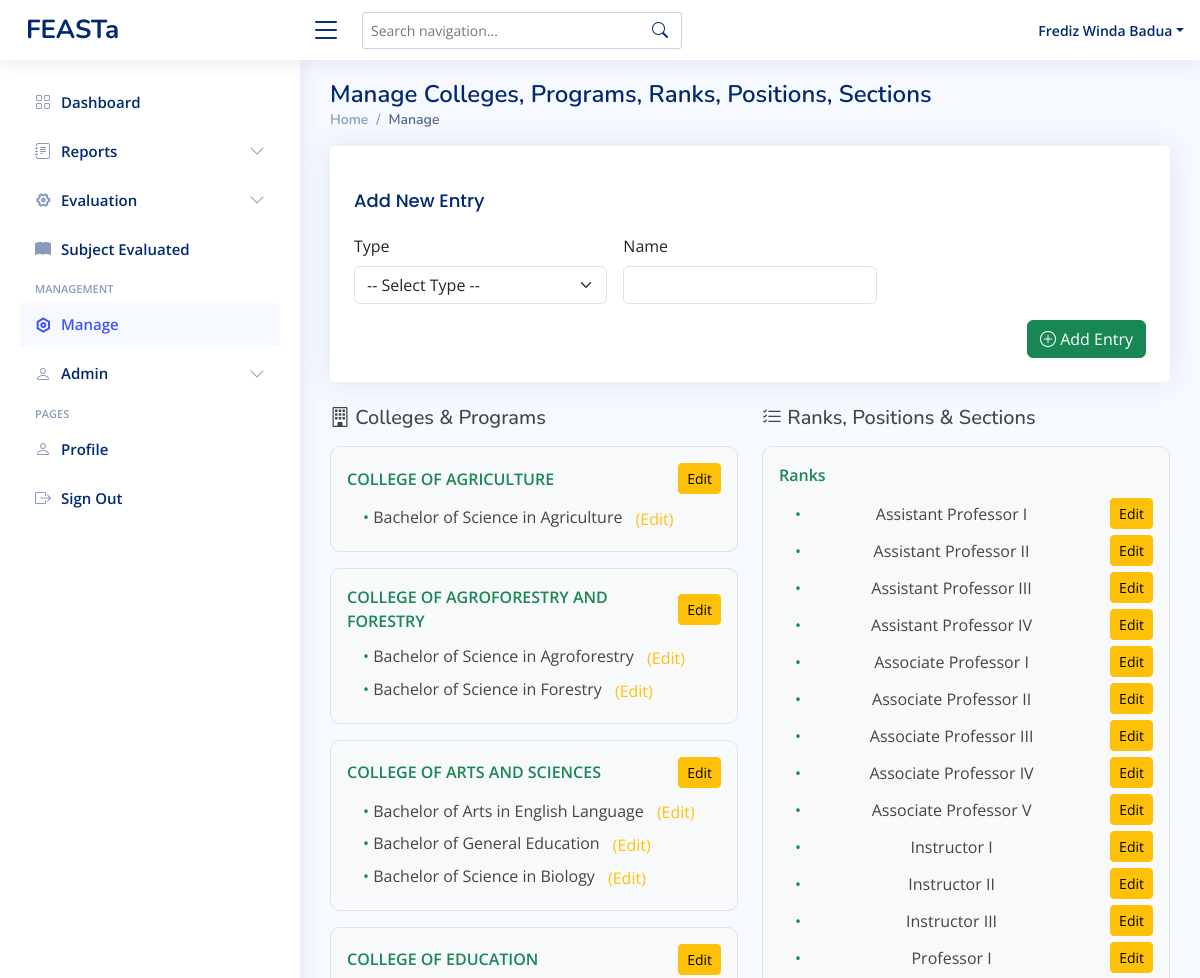
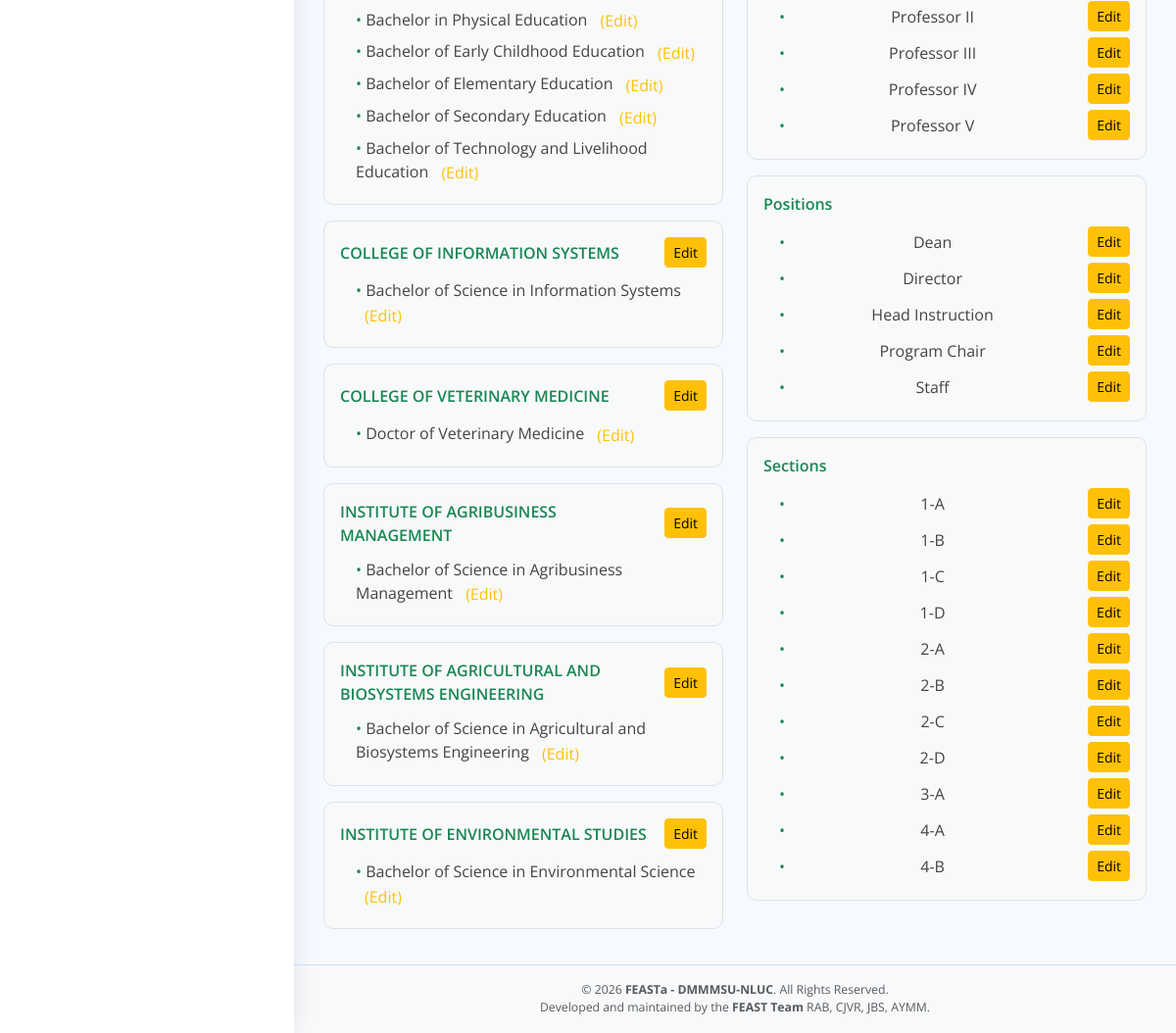
Page /superadmin-addsmanagement.php (signed in) on the earlier database version (2 pictures, top to bottom).
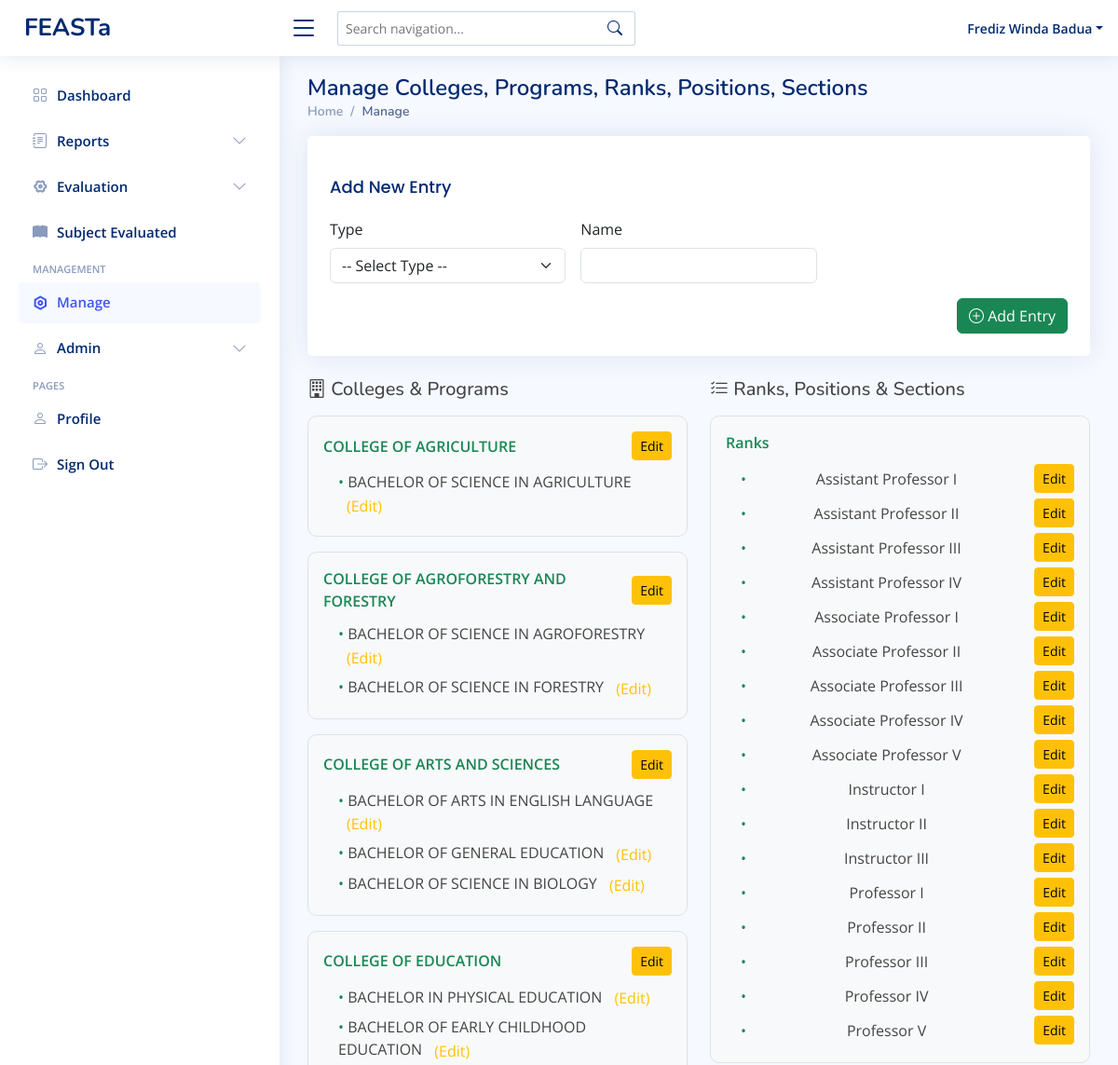
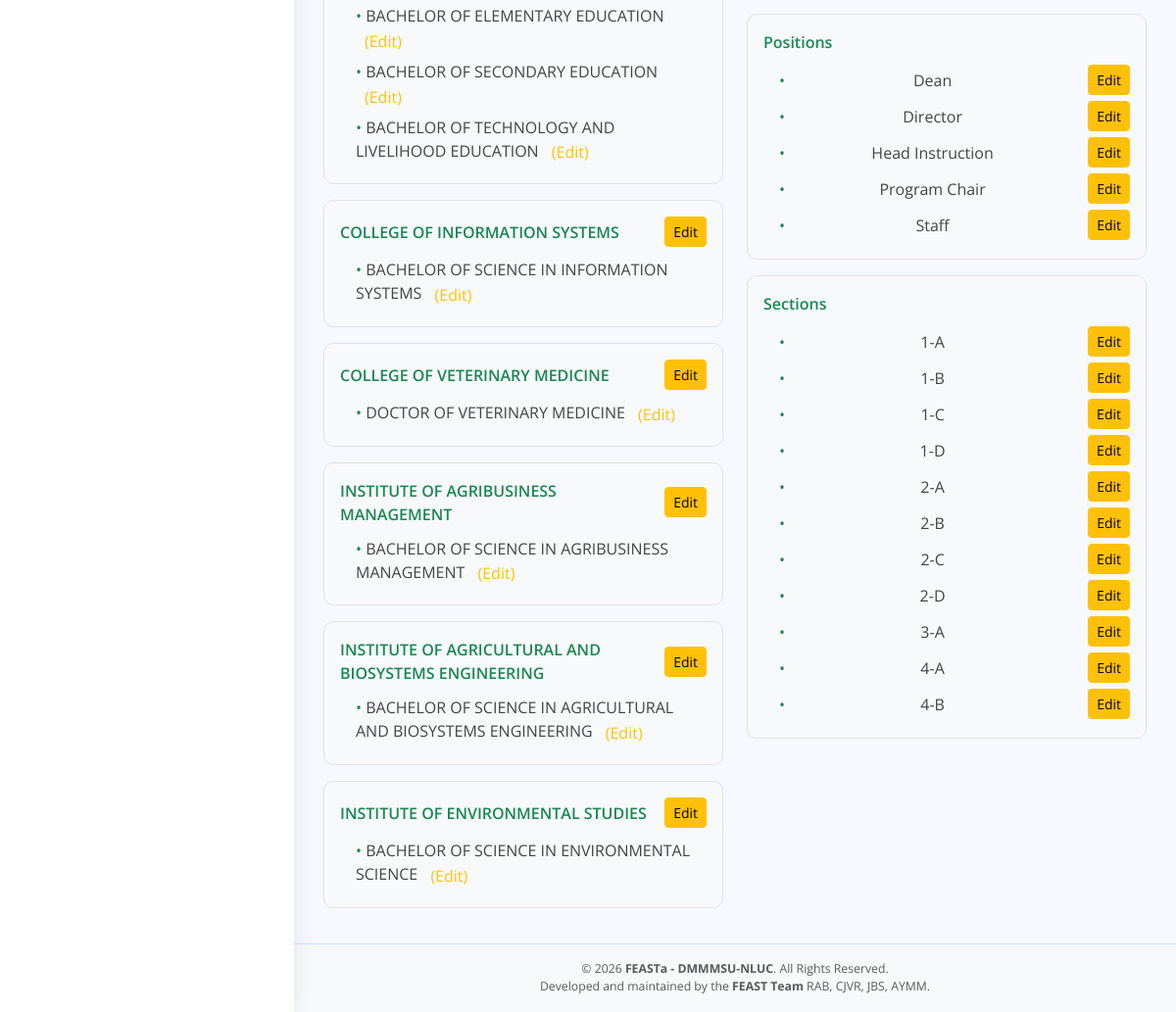
Same page on the later database version (2 pictures, top to bottom).
### tables this page shows
CREATE TABLE `adds` (
  `id` int(11) NOT NULL,
  `rank_name` varchar(100) DEFAULT NULL,
  `position_name` varchar(100) DEFAULT NULL,
  `section_name` varchar(100) DEFAULT NULL,
  `college_name` varchar(255) DEFAULT NULL,
  `program_name` varchar(255) DEFAULT NULL
);

### superadmin-addsmanagement.php (the view, shortened to what the changed rows need)
<?php
include 'conn/conn.php';
?>
<!DOCTYPE html>
<html lang="en">
<head>
  <?php include 'head.php'; ?>
</head>
<body>
  <main id="main" class="main">
    <div class="pagetitle">
      <h1>Manage Colleges, Programs, Ranks, Positions, Sections</h1>
    </div>
    <section class="section">
      <div class="row">
        <div class="col-lg-6">
          <?php
          $colleges = $conn->query("
            SELECT id, college_name
            FROM adds
            WHERE college_name IS NOT NULL
              AND college_name != ''
              AND (program_name IS NULL OR program_name = '')
            ORDER BY college_name ASC
          ");
          while ($col = $colleges->fetch_assoc()):
            $dept = $col['college_name'];
            $programs = $conn->query("SELECT id, program_name FROM adds WHERE college_name='$dept' AND program_name IS NOT NULL ORDER BY program_name ASC");
          ?>
            <div class="college-card">
              <div class="d-flex justify-content-between align-items-center">
                <div class="college-title text-success"><?= htmlspecialchars($dept) ?></div>
                <button type="button" class="btn btn-sm btn-warning edit-btn"
                  data-bs-toggle="modal"
                  data-bs-target="#editModal"
                  data-id="<?= $col['id'] ?>"
                  data-type="College"
                  data-value="<?= htmlspecialchars($dept) ?>">Edit</button>
              </div>
              <?php if ($programs->num_rows > 0): ?>
                <ul class="program-list">
                  <?php while ($p = $programs->fetch_assoc()): ?>
                    <li><?= htmlspecialchars($p['program_name']) ?>
                      <button type="button" class="btn btn-link text-warning p-0 small ms-2 edit-btn" style="text-decoration:none;"
                        data-bs-toggle="modal"
                        data-bs-target="#editModal"
                        data-id="<?= $p['id'] ?>"
                        data-type="Program"
                        data-value="<?= htmlspecialchars($p['program_name']) ?>"
                        data-college="<?= htmlspecialchars($dept) ?>">(Edit)</button>
                    </li>
                  <?php endwhile; ?>
                </ul>
              <?php else: ?>
                <p class="text-muted mt-1 ms-3 mb-0">No programs listed.</p>
              <?php endif; ?>
            </div>
          <?php endwhile; ?>
        </div>
      </div>
    </section>
  </main>
</body>
</html>

Differences in the rows shown:
changed adds: program_name "Bachelor of Science in Agriculture" → "BACHELOR OF SCIENCE IN AGRICULTURE"
changed adds: program_name "Bachelor of Science in Agroforestry" → "BACHELOR OF SCIENCE IN AGROFORESTRY"
changed adds: program_name "Bachelor of Science in Forestry" → "BACHELOR OF SCIENCE IN FORESTRY"
changed adds: program_name "Bachelor of Arts in English Language" → "BACHELOR OF ARTS IN ENGLISH LANGUAGE"
changed adds: program_name "Bachelor of General Education" → "BACHELOR OF GENERAL EDUCATION"
changed adds: program_name "Bachelor of Science in Biology" → "BACHELOR OF SCIENCE IN BIOLOGY"
changed adds: program_name "Bachelor in Physical Education" → "BACHELOR IN PHYSICAL EDUCATION"
changed adds: program_name "Bachelor of Early Childhood Education" → "BACHELOR OF EARLY CHILDHOOD EDUCATION"
changed adds: program_name "Bachelor of Elementary Education" → "BACHELOR OF ELEMENTARY EDUCATION"
changed adds: program_name "Bachelor of Secondary Education" → "BACHELOR OF SECONDARY EDUCATION"
changed adds: program_name "Bachelor of Technology and Livelihood Education" → "BACHELOR OF TECHNOLOGY AND LIVELIHOOD EDUCATION"
changed adds: program_name "Bachelor of Science in Information Systems" → "BACHELOR OF SCIENCE IN INFORMATION SYSTEMS"
changed adds: program_name "Doctor of Veterinary Medicine" → "DOCTOR OF VETERINARY MEDICINE"
changed adds: program_name "Bachelor of Science in Agribusiness Management" → "BACHELOR OF SCIENCE IN AGRIBUSINESS MANAGEMENT"
changed adds: program_name "Bachelor of Science in Agricultural and Biosystems Engineering" → "BACHELOR OF SCIENCE IN AGRICULTURAL AND BIOSYSTEMS ENGINEERING"
changed adds: program_name "Bachelor of Science in Environmental Science" → "BACHELOR OF SCIENCE IN ENVIRONMENTAL SCIENCE"
